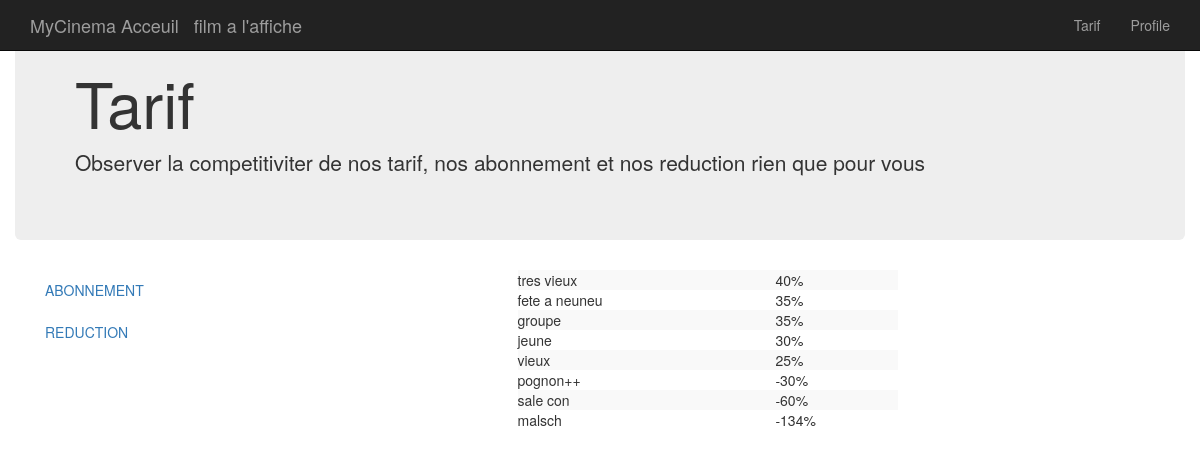
Page /tarif.php?tarif=reduc on the committed database.
### tables this page shows
CREATE TABLE `tp_reduction` (
  `id_reduction` int(11) NOT NULL,
  `nom` varchar(255) NOT NULL,
  `date_debut` datetime NULL,
  `date_fin` datetime NULL,
  `pourcentage_reduc` int(11) NOT NULL,
    PRIMARY KEY(`id_reduction`)
);

### script_php/abo_reduc.php (called while the page is built, shortened)
<?php
if(isset($_GET["tarif"]) && htmlspecialchars($_GET["tarif"]) == "reduc") {
	$sql = $db->query("SELECT nom,pourcentage_reduc FROM tp_reduction ORDER BY pourcentage_reduc DESC");
}
?>

### include/conteneur_tarif.php (the view, shortened to what this page needs)
<div id="content" class="col-md-7">
	<table class="table-striped table-hover col-md-7">
		<?php
		if (isset($_GET["tarif"]) && htmlspecialchars($_GET["tarif"]) == "reduc") {
			while($tab = $sql->fetch(PDO::FETCH_ASSOC)) {
				?>
				<tr>
					<td> <?php echo $tab["nom"];?></td>
					<td> <?php echo $tab["pourcentage_reduc"] . "%";?></td>
				</tr>
				<?php
			}
		}
				?>
	</table>
</div>

### tarif.php
<!DOCTYPE html>
<?php
$db = new PDO('mysql:host=localhost;dbname=mycinema', 'root', '');
include "script_php/abo_reduc.php";
?>
<html>
<head>
	<?php
	include "include/head.php";
	?>
</head>
<body>
	<div class="container">
		<div class="row">
			<div class="jumbotron col-md-12">
				<h1>Tarif</h1>
				<p>Observer la competitiviter de nos tarif, nos abonnement et nos reduction rien que pour vous</p>
			</div>
			<?php
			include "include/navbar.php";
			include "include/menu_tarif.php";
			include "include/conteneur_tarif.php";
			?>
		</div>
	</div>
</body>
</html>

### include/head.php (shortened to what this page needs)
<link rel="stylesheet" href="https://maxcdn.bootstrapcdn.com/bootstrap/3.3.7/css/bootstrap.min.css">
<link type="text/css" rel="stylesheet" href="stylesheet.css">

### include/navbar.php
<div class="row">
 <nav class="navbar navbar-inverse navbar-fixed-top col-md-12">
  <div class="container-fluid">
    <div class="navbar-header">
      <a class="navbar-brand" href="index.php">MyCinema Acceuil</a>
      <a class="navbar-brand" href="film_affiche.php">film a l'affiche</a>
    </div>
    <div id="navbar" class="navbar-collapse collapse">
      <ul class="nav navbar-nav navbar-right">
        <li><a href="tarif.php">Tarif</a></li>
        <li><a href="profil.php">Profile</a></li>
      </ul>
    </div>
  </div>
</nav>
</div>

### include/menu_tarif.php
<ul class="nav nav-stacked col-md-5" id="nav_tarif">
	<li role="presentation" class="col-md-5"><a href="tarif.php?tarif=abo">ABONNEMENT</a></li>
	<li role="presentation" class="col-md-5"><a href="tarif.php?tarif=reduc">REDUCTION</a></li>
</ul>

### rows in the picture
tp_reduction: nom "tres vieux", pourcentage_reduc "40"
tp_reduction: nom "fete a neuneu", pourcentage_reduc "35"
tp_reduction: nom "groupe", pourcentage_reduc "35"
tp_reduction: nom "jeune", pourcentage_reduc "30"
tp_reduction: nom "vieux", pourcentage_reduc "25"
tp_reduction: nom "pognon++", pourcentage_reduc "-30"
tp_reduction: nom "sale con", pourcentage_reduc "-60"
tp_reduction: nom "malsch", pourcentage_reduc "-134"
